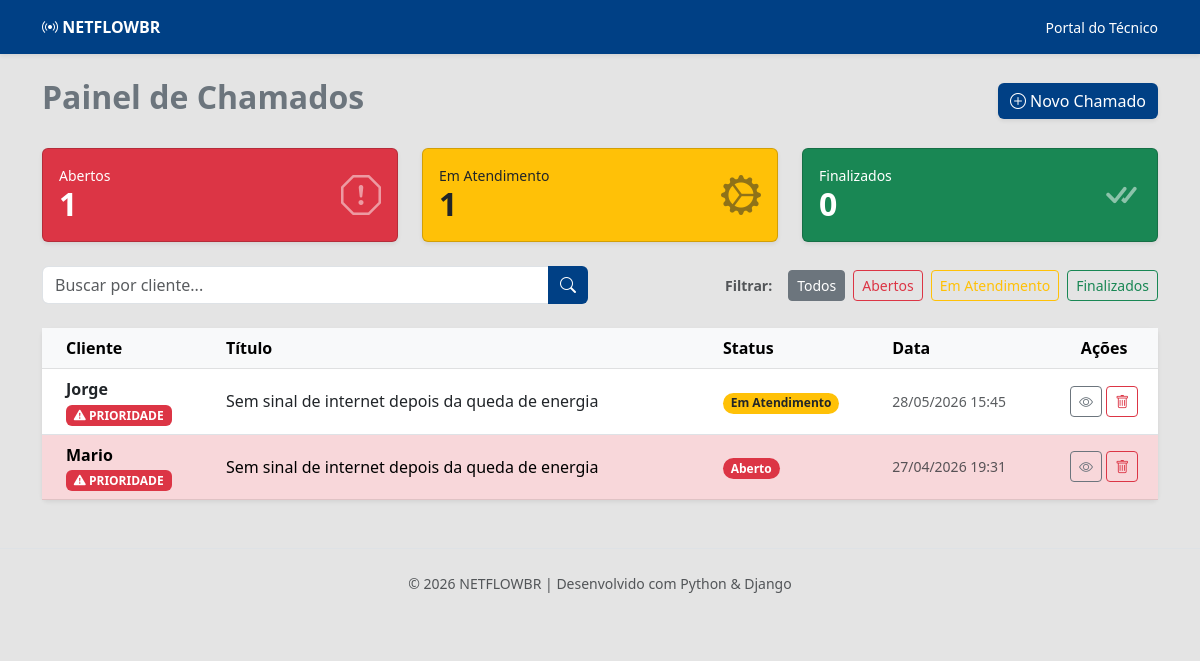
The page / on the database its author committed.
### core/models.py (models this page shows, shortened)
class Chamado(models.Model):
    STATUS_CHOICES = [
        ('aberto', 'Aberto'),
        ('progresso', 'Em Atendimento'),
        ('concluido', 'Finalizado'),
    ]
    prioridade = models.BooleanField(default=False, verbose_name="É Prioridade?")
    cliente = models.CharField(max_length=100, default='Consumidor Final')
    titulo = models.CharField(max_length=100)
    descricao = models.TextField()
    status = models.CharField(max_length=20, choices=STATUS_CHOICES, default='aberto')
    data_criacao = models.DateTimeField(auto_now_add=True)
    def esta_atrasado(self):
        dias = 2 if self.prioridade else 3
        prazo_limite = timezone.now() - timedelta(days=dias)
        return self.status == 'aberto' and self.data_criacao < prazo_limite

### core/views.py (the view)
# urls.py: path('', views.lista_chamados, name='lista_chamados'),
def lista_chamados (request):
    status_filtro = request.GET.get('status')
    busca = request.GET.get('search')
    todos = Chamado.objects.all()
    total_abertos = todos.filter(status='aberto').count()
    total_progresso = todos.filter(status='progresso').count()
    total_concluido = todos.filter(status='concluido').count()
    chamados = Chamado.objects.all().order_by('-data_criacao')
    if status_filtro:
        chamados= chamados.filter(status=status_filtro)
    if busca:
        chamados = chamados.filter(cliente__icontains=busca)
    return render(request, 'index.html', {
        'chamados': chamados,
        'total_abertos': total_abertos,
        'total_progresso': total_progresso,
        'total_concluido': total_concluido,
    })

### core/templates/index.html (shortened to what this page needs)
{% extends 'base.html' %}
{% block content %}
<div class="d-flex justify-content-between align-items-center mb-4">
    <h2 class="text-secondary fw-bold">Painel de Chamados</h2>
    <a href="{% url 'novo_chamado' %}" class="btn btn-primary shadow-sm">
        <i class="bi bi-plus-circle"></i> Novo Chamado
    </a>
</div>
<div class="row mb-4">
    <div class="col-md-4">
        <div class="card bg-danger text-white shadow-sm h-100">
            <div class="card-body d-flex justify-content-between align-items-center">
                <div><h6 class="mb-0 small uppercase">Abertos</h6><h2 class="fw-bold mb-0">{{ total_abertos }}</h2></div>
                <i class="bi bi-exclamation-octagon fs-1 opacity-50"></i>
            </div>
        </div>
    </div>
    <div class="col-md-4">
        <div class="card bg-warning text-dark shadow-sm h-100">
            <div class="card-body d-flex justify-content-between align-items-center">
                <div><h6 class="mb-0 small uppercase">Em Atendimento</h6><h2 class="fw-bold mb-0">{{ total_progresso }}</h2></div>
                <i class="bi bi-gear-wide-connected fs-1 opacity-50"></i>
            </div>
        </div>
    </div>
    <div class="col-md-4">
        <div class="card bg-success text-white shadow-sm h-100">
            <div class="card-body d-flex justify-content-between align-items-center">
                <div><h6 class="mb-0 small uppercase">Finalizados</h6><h2 class="fw-bold mb-0">{{ total_concluido }}</h2></div>
                <i class="bi bi-check-all fs-1 opacity-50"></i>
            </div>
        </div>
    </div>
</div>
<div class="row mb-4 align-items-center">
    <div class="col-md-6 mb-3 mb-md-0">
        <form method="GET">
            <div class="input-group">
                <input type="text" name="search" class="form-control" placeholder="Buscar por cliente..." value="{{ request.GET.search }}">
                <button class="btn btn-primary" type="submit"><i class="bi bi-search"></i></button>
            </div>
        </form>
    </div>
    <div class="col-md-6 d-flex justify-content-md-end gap-2">
        <span class="align-self-center me-2 fw-bold text-muted small">Filtrar:</span>
        <a href="{% url 'lista_chamados' %}" class="btn btn-sm btn-outline-secondary {% if not request.GET.status %}active{% endif %}">Todos</a>
        <a href="?status=aberto" class="btn btn-sm btn-outline-danger {% if request.GET.status == 'aberto' %}active{% endif %}">Abertos</a>
        <a href="?status=progresso" class="btn btn-sm btn-outline-warning {% if request.GET.status == 'progresso' %}active{% endif %}">Em Atendimento</a>
        <a href="?status=concluido" class="btn btn-sm btn-outline-success {% if request.GET.status == 'concluido' %}active{% endif %}">Finalizados</a>
    </div>
</div>
<div class="card shadow-sm border-0">
    <div class="card-body p-0">
        <table class="table table-hover mb-0">
            <thead class="table-light">
                <tr>
                    <th class="ps-4">Cliente</th>
                    <th>Título</th>
                    <th>Status</th>
                    <th>Data</th>
                    <th class="text-center">Ações</th>
                </tr>
            </thead>
            <tbody>
                {% for chamado in chamados %}
                <tr class="align-middle {% if chamado.esta_atrasado %}table-danger{% endif %}">
                    <td class="ps-4 align-middle">
                        <div class="fw-bold">{{ chamado.cliente }}</div>
                        {% if chamado.prioridade %}
                            <span class="badge bg-danger">
                                <i class="bi bi-exclamation-triangle-fill"></i> PRIORIDADE
                            </span>
                        {% endif %}
                    </td>
                    <td>{{ chamado.titulo }}</td>
                    <td>
                        {% if chamado.status == 'aberto' %}
                            <span class="badge rounded-pill bg-danger">Aberto</span>
                        {% elif chamado.status == 'progresso' %}
                            <span class="badge rounded-pill bg-warning text-dark">Em Atendimento</span>
                        {% else %}
                            <span class="badge rounded-pill bg-success">Finalizado</span>
                        {% endif %}
                    </td>
                    <td class="text-muted small">{{ chamado.data_criacao|date:"d/m/Y H:i" }}</td>
                    <td class="text-center">
                        <a href="{% url 'detalhe_chamado' chamado.id %}" class="btn btn-sm btn-outline-secondary" title="Ver Detalhes">
                            <i class="bi bi-eye"></i>
                        </a>
                        <a href="{% url 'excluir_chamado' chamado.id %}"
                           class="btn btn-sm btn-outline-danger"
                           onclick="return confirm('Tem certeza que deseja excluir este chamado?')"
                           title="Excluir">
                            <i class="bi bi-trash"></i>
                        </a>
                    </td>
                </tr>
                {% empty %}
                <tr><td colspan="5" class="text-center py-5 text-muted">Nenhum chamado encontrado.</td></tr>
                {% endfor %}
            </tbody>
        </table>
    </div>
</div>
{% endblock %}

### core/templates/base.html (shortened to what this page needs)
{% load static %}
<!DOCTYPE html>
<html lang="pt-br" xmlns:mso="urn:schemas-microsoft-com:office:office" xmlns:msdt="uuid:C2F41010-65B3-11d1-A29F-00AA00C14882">
<head>
    <link href="https://cdn.jsdelivr.net/npm/bootstrap@5.3.0/dist/css/bootstrap.min.css" rel="stylesheet">
    <link rel="stylesheet" href="https://cdn.jsdelivr.net/npm/bootstrap-icons@1.11.0/font/bootstrap-icons.css">
    <link rel="stylesheet" href="https://cdn.jsdelivr.net/npm/bootstrap-icons@1.11.0/font/bootstrap-icons.css">
    <link rel="stylesheet" href="{% static 'css/newcall.css' %}">
</head>
<body>
    <nav class="navbar-br shadow-sm mb-4">
        <div class="container d-flex justify-content-between align-items-center">
            <a href="{% url 'lista_chamados' %}" class="text-white text-decoration-none fw-bold text-uppercase">
                <i class="bi bi-broadcast"></i> NETFLOWBR
            </a>
            <div class="text-white small">Portal do Técnico</div>
        </div>
    </nav>
    <main class="container">
        {% block content %}
        {% endblock %}
    </main>
    <footer class="mt-5 py-4 text-center text-muted small border-top">
        <p>© 2026 NETFLOWBR | Desenvolvido com Python & Django</p>
    </footer>
</body>
</html>

### core/static/css/newcall.css (style rules this page uses)
:root { --azul-br: #004085; }
body { background-color: #e4e4e4; }
.navbar-br { background-color: var(--azul-br); color: rgb(255, 255, 255); padding: 15px; }
.btn-primary { background-color: var(--azul-br); border: none; }

### rows shown on the page
Chamado: cliente "Jorge", prioridade True (drawn), titulo "Sem sinal de internet depois da queda de energia", status "Em Atendimento", data_criacao "28/05/2026 15:45"
Chamado: cliente "Mario", prioridade True (drawn), titulo "Sem sinal de internet depois da queda de energia", status "Aberto", data_criacao "27/04/2026 19:31"

### other values the page prints
{{ total_abertos }} "1"
{{ total_progresso }} "1"
{{ total_concluido }} "0"
